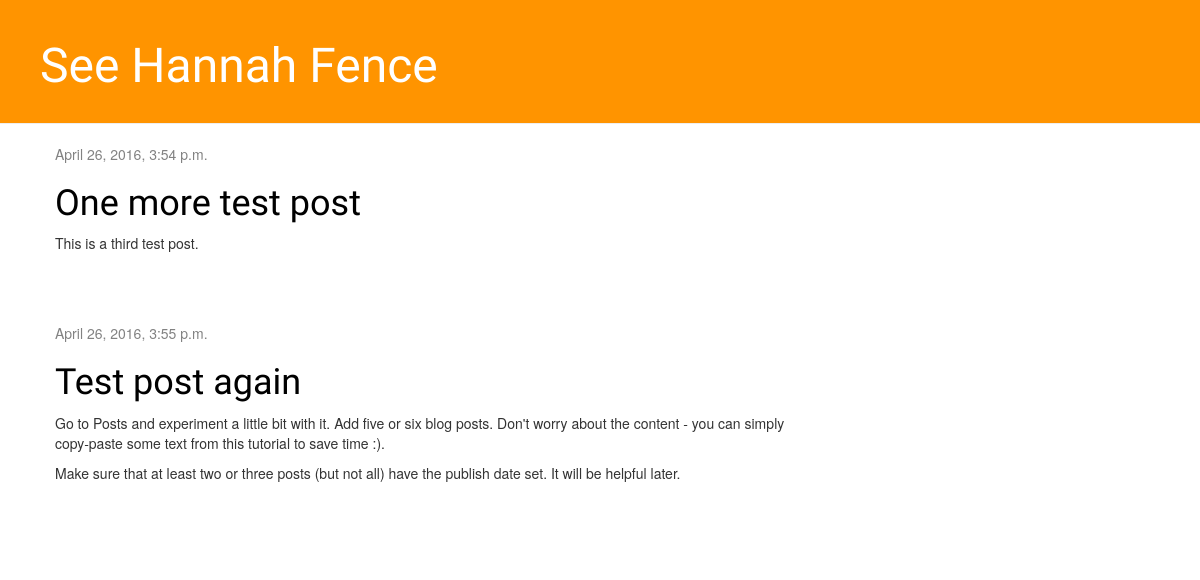
Before: / with the older database file.
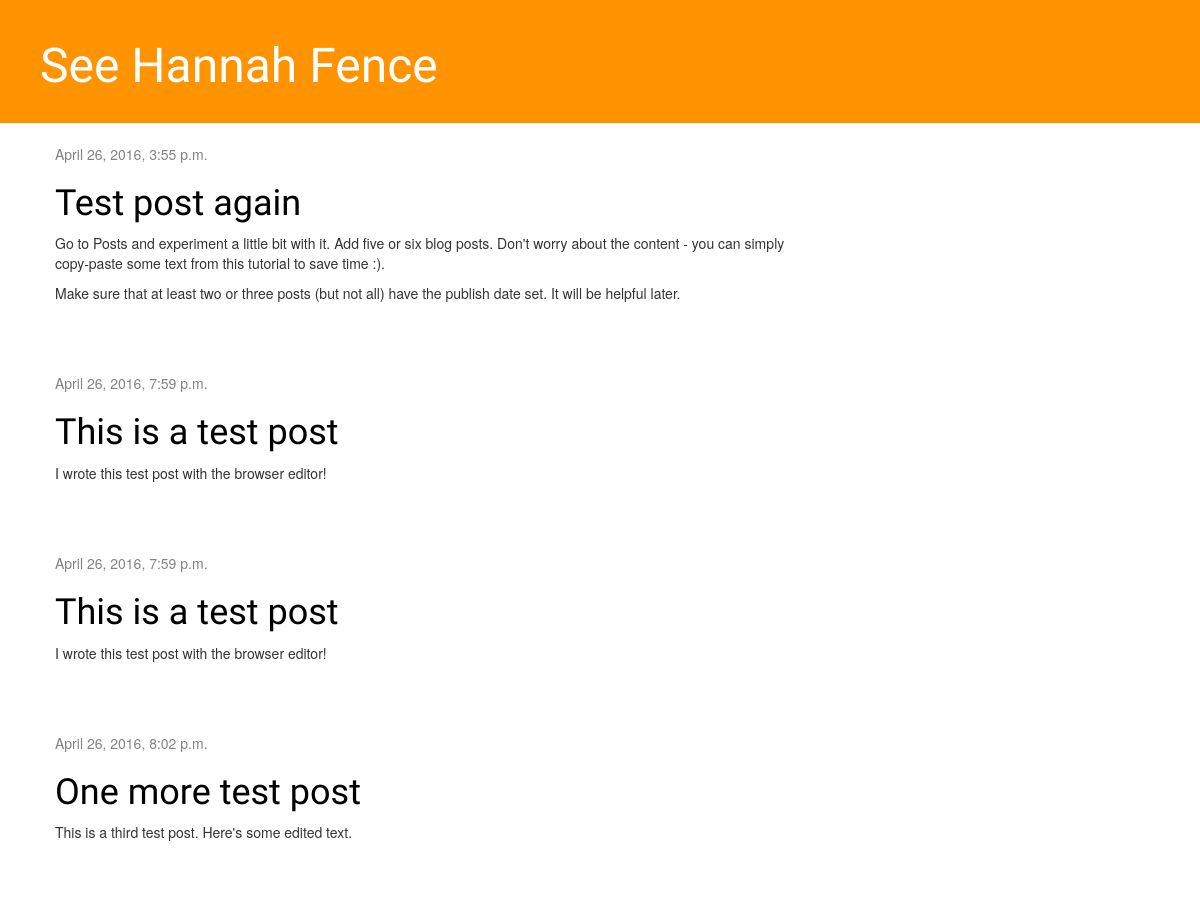
After: the same page with the newer database file.
### blog/models.py (models this page shows, shortened)
class Post(models.Model):
    author = models.ForeignKey('auth.User')
    title = models.CharField(max_length=200)
    text = models.TextField()
    created_date = models.DateTimeField(default=timezone.now)
    published_date = models.DateTimeField(blank=True, null=True)

### blog/views.py (the view)
# urls.py: url(r'^$', views.post_list, name='post_list'),
def post_list(request):
    posts = Post.objects.filter(published_date__lte=timezone.now()).order_by('published_date')
    return render(request, 'blog/post_list.html', {'posts': posts})

### templates/blog/post_list.html
{% extends 'blog/base.html' %}
{%  block content %}
    {% for post in posts %}
        <div class="post">
            <div class="date">
                {{ post.published_date }}
            </div>
            <h1><a href="{% url 'post_detail' pk=post.pk %}">{{ post.title }}</a></h1>
            <p>{{ post.text|linebreaks }}</p>
        </div>
    {% endfor %}
{% endblock %}

### templates/blog/base.html (shortened to what this page needs)
<!DOCTYPE html>
{% load staticfiles %}
<html lang="en">
<head>
    <link rel="stylesheet" href="//maxcdn.bootstrapcdn.com/bootstrap/3.2.0/css/bootstrap.min.css">
    <link rel="stylesheet" href="//maxcdn.bootstrapcdn.com/bootstrap/3.2.0/css/bootstrap-theme.min.css">
    <link rel="stylesheet" href="{% static 'css/blog.css' %}">
</head>
<body>
    <div class="page-header">
        <h1><a href="">See Hannah Fence </a></h1>
    </div>
    <div class="content container">
        <div class="row">
            <div class="col-md-8">
            {% block content %}
            {% endblock %}
            </div>
        </div>
    </div>
</body>
</html>

### blog/static/css/blog.css (style rules this page uses)
.page-header { background-color: #ff9400; margin-top: 0; padding: 20px 20px 20px 40px; }
.page-header h1, .page-header h1 a, .page-header h1 a:visited, .page-header h1 a:active { color: #ffffff; font-size: 36pt; text-decoration: none; }
.content { margin-left: 40px; }
h1, h2, h3, h4 { font-family: 'Lobster', cursive; }
.date { color: #828282; }
.post { margin-bottom: 70px; }
.post h1 a, .post h1 a:visited { color: #000000; }

Changed rows visible on the page:
shown differently, row unchanged: Post "Test post again": moves up the list
added Post: published_date "April 26, 2016, 7:59 p.m.", title "This is a test post", text "I wrote this test post with the browser editor!"
added Post: published_date "April 26, 2016, 7:59 p.m.", title "This is a test post", text "I wrote this test post with the browser editor!"
changed Post "One more test post": published_date "April 26, 2016, 3:54 p.m." → "April 26, 2016, 8:02 p.m."; text "This is a third test post." → "This is a third test post. Here's some edited text."
